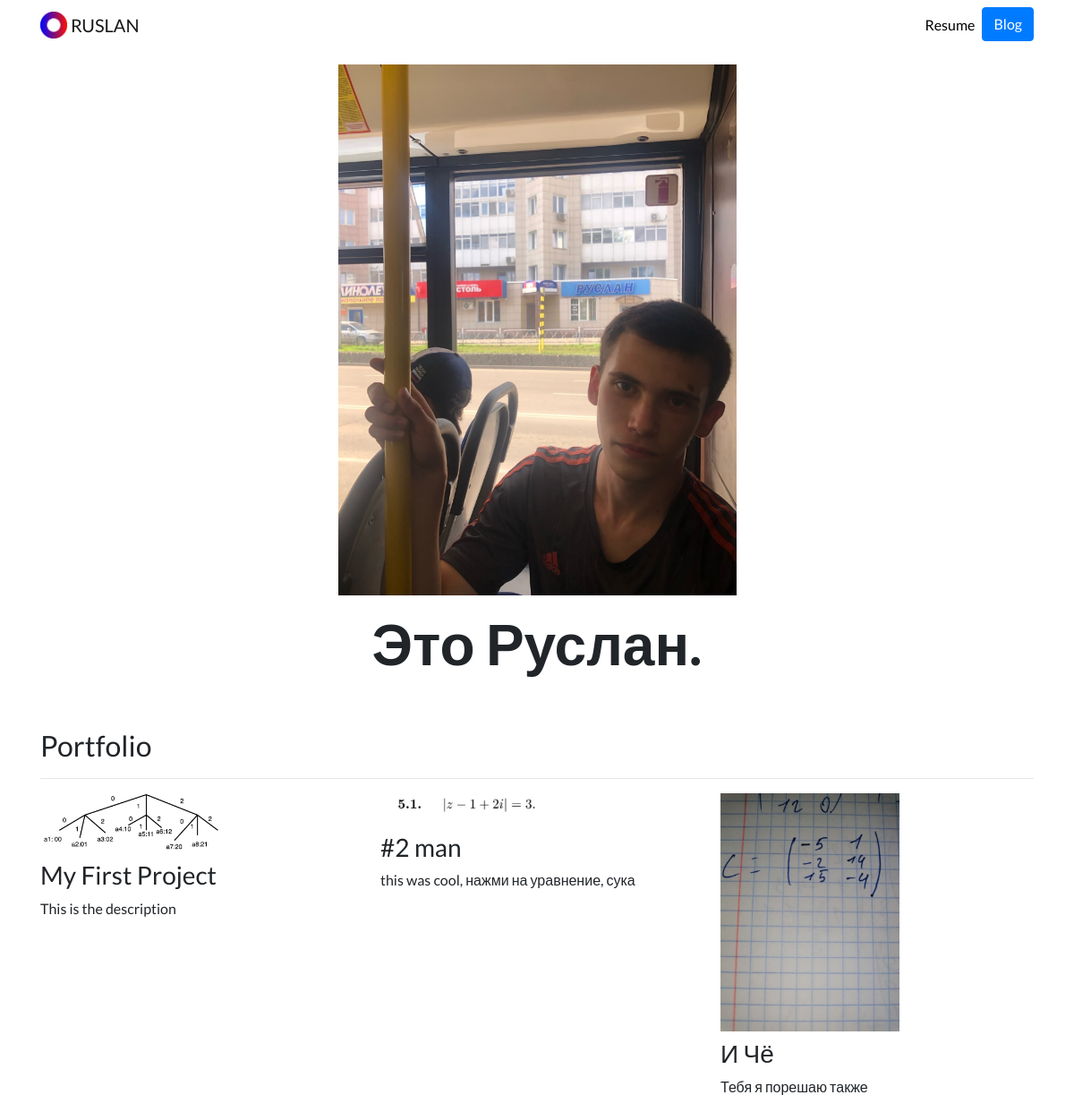
The page / on the database its author committed.
### portfolio/models.py (models this page shows, shortened)
class Project(models.Model):
    title = models.CharField(max_length=100)
    description = models.CharField(max_length=250)
    image = models.ImageField(upload_to='portfolio/images')
    url = models.URLField(blank=True)

### portfolio/views.py (the view)
# urls.py: 2. Add a URL to urlpatterns:  path('', views.home, name='home')
def home(request):
    projects =  Project.objects.all()
    return render(request, 'portfolio/home.html', {'projects': projects})

### portfolio/templates/portfolio/home.html
{% extends "portfolio/base.html" %}
{% load static %}
{% block content %}
<div class="row justify-content-center my-3">
  <div class="col-5">
    <img src="{% static 'portfolio/1.jpg' %}" class="img-fluid">
  </div>
</div>
<div class="row justify-content-center mb-3">
  <div class="col-md-9 text-center">
    <h1 id="hometext" class="font-weight-bold">Это Руслан.</h1>
  </div>
</div>
<h2 class="mt-5">Portfolio</h2>
<hr>
<div class="row">
  {% for project in projects %}
  <div class="col-lg-4 col-md-6">
    {% if project.url %}
    <a href="{{ project.url }}">
      <img src="{{ project.image.url }}" class="img-fluid mb-2" width="200" height="200">
    </a>
    {% else %}
    <img src="{{ project.image.url }}" class="img-fluid mb-2" width="200" height="200">
    {% endif %}
    <h3>{{ project.title }}</h3>
    <p>{{ project.description }}</p>
  </div>
  {% endfor %}
</div>
{% endblock %}

### portfolio/templates/portfolio/base.html (shortened to what this page needs)
{% load static %}
<!doctype html>
<html lang="en">
<head>
  <link rel="stylesheet" href="https://stackpath.bootstrapcdn.com/bootstrap/4.4.1/css/bootstrap.min.css">
  <link rel="stylesheet" href="{% static "portfolio/custom.css" %}">
</head>
<body>
  <nav id="topNav" class="navbar navbar-expand-md navbar-light">
    <div class="container">
      <a class="navbar-brand" href="{% url 'home' %}">
        <img src="{% static "portfolio/Logo.png" %}" width="30" height="30" class="d-inline-block align-top" alt="Nick's Logo">
        <span>RUSLAN</span>
      </a>
      <div class="collapse navbar-collapse text-center" id="navbarNav">
        <ul class="navbar-nav ml-auto">
          <li class="nav-item">
            <a class="nav-link" href="{% static 'portfolio/uchebnik_analgem-2.pdf' %}">Resume</a>
          </li>
          <li>
            <a role="button" href="{% url 'blog:all_blogs' %}" class="btn btn-primary">Blog</a>
          </li>
        </ul>
      </div>
    </div>
  </nav>
  <div class="container">
    {% block content %}{% endblock %}
  </div>
</body>
</html>

### portfolio/static/portfolio/custom.css (style rules this page uses)
.navbar-nav .nav-link { color: rgba(0,0,0,1) !important; }
body { font-family: 'Lato', sans-serif; }
@media (min-width: 992px) { #hometext { font-size: 4rem; } }

### rows shown on the page
Project: image (picture), title "My First Project", description "This is the description"
Project: image (picture), title "#2 man", description "this was cool, нажми на уравнение, сука"
Project: image (picture), title "И Чё", description "Тебя я порешаю также"
